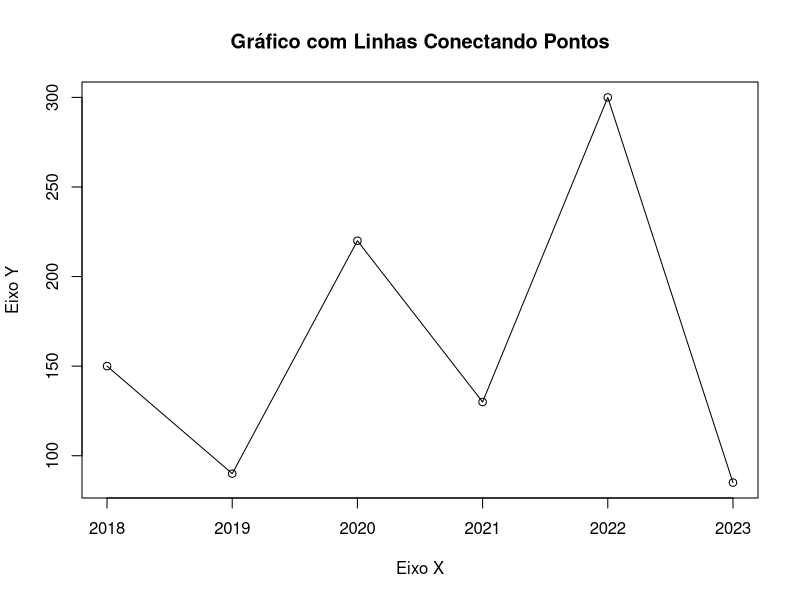

Recreate this plot in R.
## ---- chunk 1
library(readxl)
dados = read_xlsx('tab.xlsx')
library(knitr)
kable(dados)

## ---- chunk 2
plot(dados$C1, dados$C3, type = "p", xlab = "Eixo X", ylab = "Eixo Y", main = "Gráfico com Linhas Conectando Pontos")
lines(dados$C1, dados$C3)
